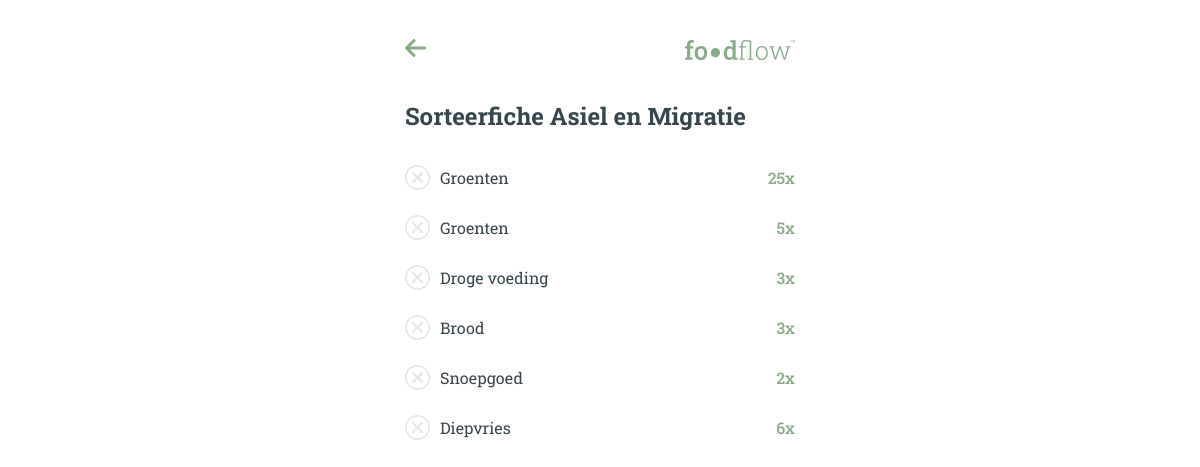
/sorting-card.php?id=2 (signed in), run on the app's committed database.
### tables this page shows
CREATE TABLE `client` (
  `id` int(11) unsigned NOT NULL AUTO_INCREMENT,
  `name` varchar(300) NOT NULL DEFAULT '',
  `address_street` varchar(300) NOT NULL DEFAULT '',
  `address_number` varchar(10) NOT NULL DEFAULT '',
  `city` varchar(300) NOT NULL DEFAULT '',
  `postal_code` varchar(10) NOT NULL DEFAULT '',
  `phone` varchar(15) NOT NULL DEFAULT '',
  `email` varchar(300) NOT NULL DEFAULT '',
  PRIMARY KEY (`id`)
);

CREATE TABLE `wishlist` (
  `id` int(11) unsigned NOT NULL AUTO_INCREMENT,
  `client_id` int(11) unsigned NOT NULL,
  `product_id` int(11) unsigned NOT NULL,
  `quantity` int(2) NOT NULL,
  `is_ready` tinyint(1) NOT NULL,
  PRIMARY KEY (`id`),
  KEY `client_id` (`client_id`),
  KEY `product_id` (`product_id`),
  CONSTRAINT `wishlist_ibfk_1` FOREIGN KEY (`client_id`) REFERENCES `client` (`id`),
  CONSTRAINT `wishlist_ibfk_2` FOREIGN KEY (`product_id`) REFERENCES `product` (`id`)
);

CREATE TABLE `product` (
  `id` int(11) unsigned NOT NULL AUTO_INCREMENT,
  `name` varchar(300) NOT NULL DEFAULT '',
  `image` varchar(300) NOT NULL DEFAULT '',
  PRIMARY KEY (`id`)
);

### classes/Client.php (called while the page is built, shortened)
<?php
    class Client {
        private $name;
        public function loadClientById($id) {
            $conn = Db::getInstance();
            $q = $conn->prepare("SELECT * FROM client WHERE id = :id");
            $q->bindValue(':id', $id);
            $q->execute();
            $client = $q->fetch();
            $this->name = $client["name"];
        }
        public function getName() {
            return $this->name;
        }
    }

### classes/Wishlist.php (called while the page is built, shortened)
<?php
    class Wishlist {
        public static function getAllItemsByClientId($id) {
            $conn = Db::getInstance();
            $q = $conn->prepare("SELECT product.name, wishlist.quantity, wishlist.is_ready FROM product, wishlist WHERE wishlist.client_id = :id AND wishlist.product_id = product.id");
            $q->bindValue(':id', $id);
            $q->execute();
            $result = $q->fetchAll();
            $items = [];
            foreach($result as $r) {
                $r["is_ready"] = filter_var($r["is_ready"], FILTER_VALIDATE_BOOLEAN);
                array_push($items, $r);
            }
            return $items;
        }
    }

### sorting-card.php (the view, shortened to what this page needs)
<?php
    include_once("./classes/Client.php");
    include_once("./classes/Wishlist.php");
    if($_GET["id"]) {
        $client_id = $_GET["id"];
        try {
            $client = new Client();
            $client->loadClientById($client_id);
            $client_name = $client->getName();
            $items = Wishlist::getAllItemsByClientId($client_id);
        } catch (Exception $e) {
            $error = $e->getMessage();
        }
    } else {
        $error = "Er werd geen \"id\" van de klant meegegeven.";
    }
?><!DOCTYPE html>
<html lang="nl">
<head>
    <link rel="stylesheet" href="css/style.css">
</head>
<body>
    <header class="header">
        <a href="index.php" class="header__back-icon">
            <img src="./images/arrow-back.svg" alt="Terug">
        </a>
        <img src="./images/logo-word.svg" alt="Foodflow" class="header__logo"/>
    </header>
    <main>
        <?php if($client_name): ?>
            <h2>Sorteerfiche <?php echo $client_name; ?></h2>
            <div class="wishlist">
                <?php foreach($items as $item): ?>
                    <div class="wishlist__item">
                        <?php if(!$item["is_ready"]): ?>
                            <img class="wishlist__item__checkmark" src="./images/check-not-finished.svg" alt="Nog niet klaargezet">
                        <?php else: ?>
                            <img class="wishlist__item__checkmark" src="./images/check-finished.svg" alt="Al klaargezet">
                        <?php endif; ?>
                        <span class="wishlist__item__name"><?php echo $item["name"]; ?></span>
                        <span class="wishlist__item__amount"><?php echo $item["quantity"] ?>x</span>
                    </div>
                <?php endforeach; ?>
            </div>
        <?php else: ?>
            <h2>Klant niet gevonden</h2>
        <?php endif; ?>
    </main>
</body>

### css/style.css (style rules this page uses)
*,:after,:before { margin:0;padding:0;-webkit-box-sizing:border-box;box-sizing:border-box;font-family:"Roboto Slab",sans-serif }
footer,header,main { max-width:450px;margin-left:auto;margin-right:auto }
main { padding:30px }
h1,h2,h3,h4,h5,label,p { color:#37454c }
.header { height:100px;padding-left:30px;padding-right:30px;display:-webkit-box;display:-ms-flexbox;display:flex;-webkit-box-orient:horizontal;-webkit-box-direction:normal;-ms-flex-direction:row;flex-direction:row;-webkit-box-align:center;-ms-flex-align:center;align-items:center;margin-bottom:-30px }
.header__logo { height:20px }
.header__back-icon { margin-right:auto }
.header__back-icon img { height:18px }
.wishlist { margin-top:20px }
.wishlist__item { height:50px;display:-webkit-box;display:-ms-flexbox;display:flex;-webkit-box-orient:horizontal;-webkit-box-direction:normal;-ms-flex-direction:row;flex-direction:row;-webkit-box-align:center;-ms-flex-align:center;align-items:center }
.wishlist__item__checkmark { margin-right:10px }
.wishlist__item__name { color:#37454c }
.wishlist__item__amount { color:#8aaa89;font-weight:500;margin-left:auto }

### data on the page
client: name "Asiel en Migratie"
wishlist: is_ready 0 (drawn), product.name "Groenten", quantity "25"
wishlist: is_ready 0 (drawn), product.name "Groenten", quantity "5"
wishlist: is_ready 0 (drawn), product.name "Droge voeding", quantity "3"
wishlist: is_ready 0 (drawn), product.name "Brood", quantity "3"
wishlist: is_ready 0 (drawn), product.name "Snoepgoed", quantity "2"
wishlist: is_ready 0 (drawn), product.name "Diepvries", quantity "6"
